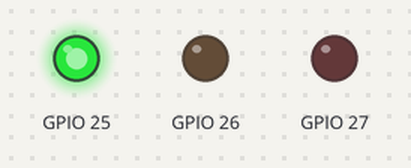
A sketch run on a simulated ESP32. Parts: output pins drawn as LEDs (lit = HIGH).

Above: at 1.2 s.
At 3.2 s:
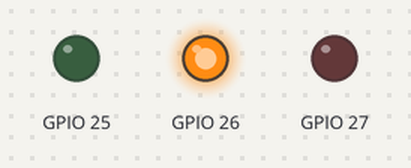
At 5.2 s:
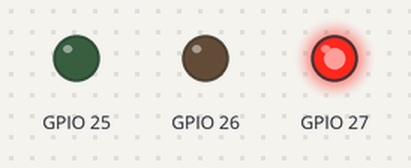
Timing chart, 0 to 8.5 s (numbered marks = the images above):
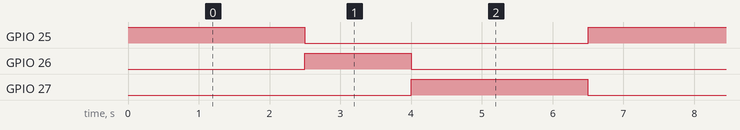

Measured:
- by itself, GPIO 25, GPIO 27: alternates HIGH for 2.5 s and LOW for 4.0 s
- by itself, GPIO 26: alternates HIGH for 1.5 s and LOW for 5.0 s
- by itself, everything shown: repeats every 6.5 s, in 4 steps

The sketch:

sketch.ino
```cpp
#include <Arduino.h>

void setup() {
  // put your setup code here, to run once:
  pinMode(25, OUTPUT);
  pinMode(26, OUTPUT);
  pinMode(27, OUTPUT);
}

void loop() {
  // put your main code here, to run repeatedly:
  digitalWrite(25, HIGH);
  delay(2500); // this speeds up the simulation
  digitalWrite(25, LOW);
  digitalWrite(26, HIGH);
  delay(1500);
  digitalWrite(26, LOW);
  digitalWrite(27, HIGH);
  delay(2500);
  digitalWrite(27, LOW);
}
```
